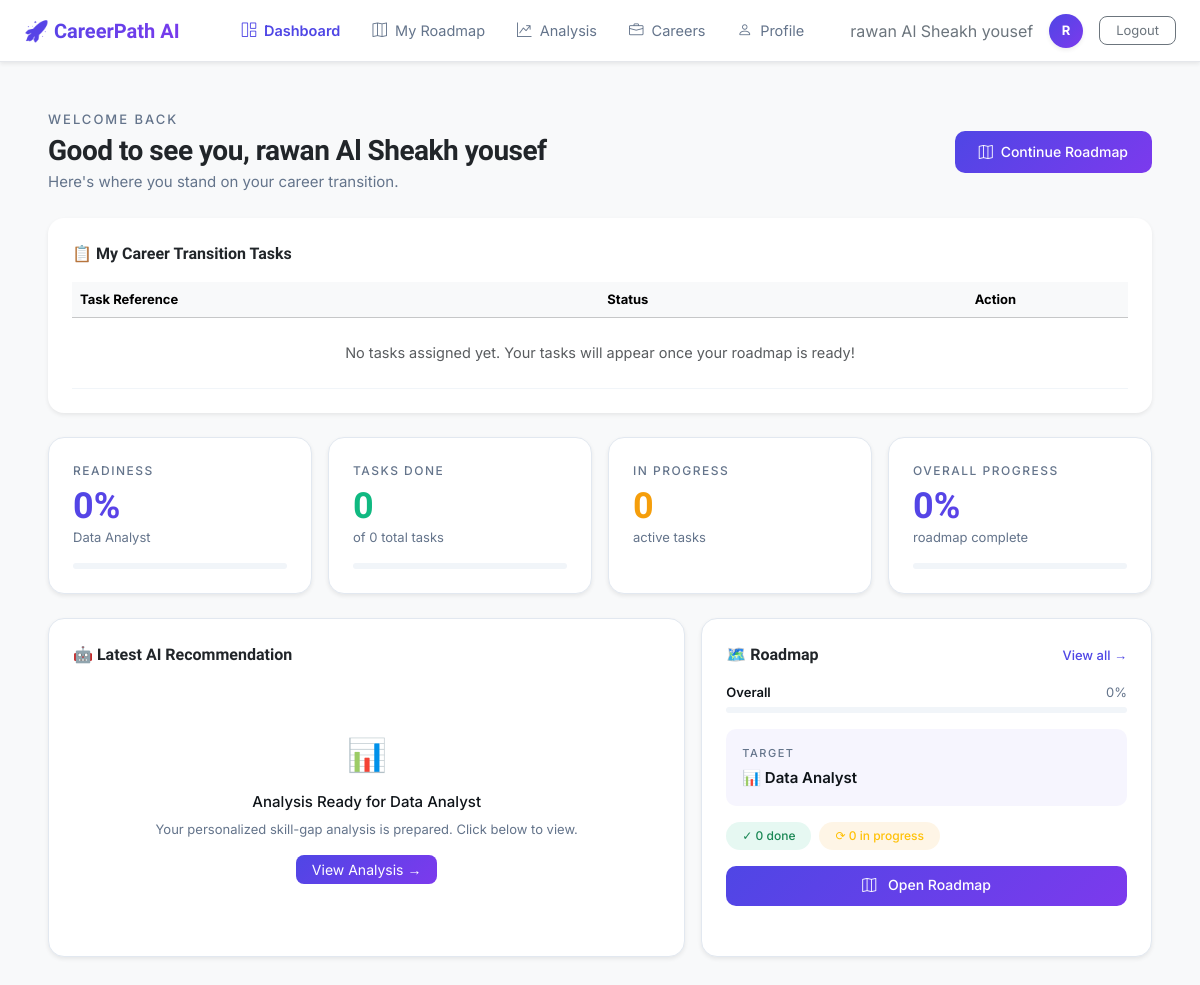
Page /dashboard/ (signed in) on the committed database.
### accounts/models.py (models this page shows, shortened)
class User(AbstractBaseUser, PermissionsMixin):
    email = models.EmailField("email address", unique=True)
    full_name = models.CharField("full name", max_length=150, blank=True)
    is_active = models.BooleanField(default=True)
    is_staff = models.BooleanField(default=False)
    date_joined = models.DateTimeField(auto_now_add=True)
    objects = UserManager()
    USERNAME_FIELD = "email"
    REQUIRED_FIELDS = []  # email & password are prompted by default
    class Meta:
        verbose_name = "user"
        verbose_name_plural = "users"

### analysis/models.py (models this page shows, shortened)
class CareerTransitionPlan(models.Model):
    user = models.ForeignKey(User, on_delete=models.CASCADE)
    target_career = models.ForeignKey(Career, on_delete=models.CASCADE)
    created_at = models.DateTimeField(auto_now_add=True)

### careers/models.py (models this page shows, shortened)
class Career(models.Model):
    title = models.CharField(max_length=150, unique=True) # مثل: Data Analyst
    description = models.TextField()
    required_skills = models.ManyToManyField(Skill, through='CareerSkill', related_name='careers')

### dashboard/views.py (the view)
# urls.py: path('dashboard/', include('dashboard.urls')),
@login_required
def dashboard(request):
    user = request.user
    plan = None
    latest_ai = None
    try:
        from analysis.models import CareerTransitionPlan, AIRecommendation
        plan = CareerTransitionPlan.objects.filter(user=user).order_by('-created_at').first()
        latest_ai = AIRecommendation.objects.filter(user=user).order_by('-created_at').first()
    except Exception:
        pass
    all_progress    = UserTaskProgress.objects.filter(user=user)
    total_tasks     = all_progress.count()
    completed_tasks = all_progress.filter(status='completed').count()
    inprog_tasks    = all_progress.filter(status='in_progress').count()
    progress_pct    = int((completed_tasks / total_tasks) * 100) if total_tasks > 0 else 0
    context = {
        'plan':            plan,
        'latest_ai':       latest_ai,
        'total_tasks':     total_tasks,
        'completed_tasks': completed_tasks,
        'inprog_tasks':    inprog_tasks,
        'progress_pct':    progress_pct,
        'all_progress': all_progress,
    }
    return render(request, 'dashboard/dashboard.html', context)

### dashboard/templates/dashboard/dashboard.html (shortened to what this page needs)
{% extends 'dashboard/base.html' %}
{% block content %}
<div class="d-flex align-items-center justify-content-between mb-4">
  <div>
    <div style="font-size: 13px; color: #64748B; text-transform: uppercase; letter-spacing: 2px; margin-bottom: 4px; font-weight: 500;">Welcome back</div>
    <h1 class="ff-sora fw-bold text-dark mb-1" style="font-size: 28px; letter-spacing: -0.5px;">Good to see you, {{ user.full_name|default:user.email }}</h1>
    <p style="font-size: 15px; color: #64748B; margin-bottom: 0;">Here's where you stand on your career transition.</p>
  </div>
  {% if plan %}
  <a href="{% url 'roadmap:home' %}" class="btn bg-gradient-custom text-white px-4 py-2 border-0 btn-custom-primary d-flex align-items-center" style="border-radius: 10px; font-weight: 500; height: 42px; font-size: 14px;">
    <i class="bi bi-map me-2"></i> Continue Roadmap
  </a>
  {% else %}
  <a href="{% url 'careers:list' %}" class="btn bg-gradient-custom text-white px-4 py-2 border-0 btn-custom-primary d-flex align-items-center" style="border-radius: 10px; font-weight: 500; height: 42px; font-size: 14px;">
    <i class="bi bi-plus-lg me-2"></i> Choose a Career
  </a>
  {% endif %}
</div>
<div class="card border-0 shadow-sm p-4 mb-4" style="border-radius: 16px;">
  <div class="d-flex align-items-center justify-content-between mb-3">
    <div class="ff-sora fw-bold text-dark" style="font-size: 16px;">📋 My Career Transition Tasks</div>
  </div>
  <div class="table-responsive">
    <table class="table table-hover align-middle mb-0" style="border-color: #F1F5F9;">
      <thead class="table-light" style="font-size: 13px; color: #64748B;">
        <tr>
          <th>Task Reference</th>
          <th>Status</th>
          <th class="text-center">Action</th>
        </tr>
      </thead>
      <tbody style="font-size: 14.5px;">
        {% for task in user_tasks|default:all_progress %}
        <tr data-task-ref="{{ task.task_ref }}">
          <td class="fw-medium text-dark">{{ task.task_ref }}</td>
          <td>
            <span class="badge status-badge rounded-pill px-3 py-1.5
              {% if task.status == 'completed' %}bg-success-subtle text-success
              {% elif task.status == 'in_progress' %}bg-warning-subtle text-warning-emphasis
              {% else %}bg-secondary-subtle text-secondary{% endif %}">
              {{ task.get_status_display|default:task.status }}
            </span>
          </td>
          <td>
            <div class="d-flex justify-content-center gap-1">
              <select class="form-select form-select-sm task-status-select" style="max-width: 150px; border-radius: 8px; font-size: 13px;">
                <option value="not_started" {% if task.status == 'not_started' %}selected{% endif %}>Not Started</option>
                <option value="in_progress" {% if task.status == 'in_progress' %}selected{% endif %}>In Progress</option>
                <option value="completed" {% if task.status == 'completed' %}selected{% endif %}>Completed</option>
              </select>
            </div>
          </td>
        </tr>
        {% empty %}
        <tr>
          <td colspan="3" class="text-center py-4 text-muted">No tasks assigned yet. Your tasks will appear once your roadmap is ready!</td>
        </tr>
        {% endfor %}
      </tbody>
    </table>
  </div>
</div>
<div class="row g-3 mb-4">
  <div class="col-md-3">
    <div class="bg-white border p-4 h-100 shadow-sm cp-card-hover" style="border-color: #E2E8F0 !important; border-radius: 16px;">
      <div style="font-size: 12px; color: #64748B; text-transform: uppercase; letter-spacing: 1.5px; margin-bottom: 8px; font-weight: 500;">Readiness</div>
      <div class="text-gradient-custom ff-sora fw-bold" style="font-size: 36px; line-height: 1;">
        {% if plan %}{{ plan.readiness_score|default:"0" }}%{% else %}—{% endif %}
      </div>
      <div style="font-size: 13px; color: #64748B; margin-top: 4px;">
        {% if plan %}{{ plan.target_career.title }}{% else %}No career selected{% endif %}
      </div>
      {% if plan %}
      <div class="progress rounded-pill mt-3" style="height: 6px; background-color: #F1F5F9;">
      </div>
      {% endif %}
    </div>
  </div>
  <div class="col-md-3">
    <div class="bg-white border p-4 h-100 shadow-sm cp-card-hover" style="border-color: #E2E8F0 !important; border-radius: 16px;">
      <div style="font-size: 12px; color: #64748B; text-transform: uppercase; letter-spacing: 1.5px; margin-bottom: 8px; font-weight: 500;">Tasks Done</div>
      <div class="ff-sora fw-bold" style="font-size: 36px; color: #10B981; line-height: 1;">
        {{ completed_tasks|default:"0" }}
      </div>
      <div style="font-size: 13px; color: #64748B; margin-top: 4px;">of {{ total_tasks|default:"0" }} total tasks</div>
      <div class="progress rounded-pill mt-3" style="height: 6px; background-color: #F1F5F9;">
      </div>
    </div>
  </div>
  <div class="col-md-3">
    <div class="bg-white border p-4 h-100 shadow-sm cp-card-hover" style="border-color: #E2E8F0 !important; border-radius: 16px;">
      <div style="font-size: 12px; color: #64748B; text-transform: uppercase; letter-spacing: 1.5px; margin-bottom: 8px; font-weight: 500;">In Progress</div>
      <div class="ff-sora fw-bold" style="font-size: 36px; color: #F59E0B; line-height: 1;">
        {{ inprog_tasks|default:"0" }}
      </div>
      <div style="font-size: 13px; color: #64748B; margin-top: 4px;">active tasks</div>
    </div>
  </div>
  <div class="col-md-3">
    <div class="bg-white border p-4 h-100 shadow-sm cp-card-hover" style="border-color: #E2E8F0 !important; border-radius: 16px;">
      <div style="font-size: 12px; color: #64748B; text-transform: uppercase; letter-spacing: 1.5px; margin-bottom: 8px; font-weight: 500;">Overall Progress</div>
      <div class="text-gradient-custom ff-sora fw-bold" style="font-size: 36px; line-height: 1;">
        {{ progress_pct|default:"0" }}%
      </div>
      <div style="font-size: 13px; color: #64748B; margin-top: 4px;">roadmap complete</div>
      <div class="progress rounded-pill mt-3" style="height: 6px; background-color: #F1F5F9;">
      </div>
    </div>
  </div>
</div>
<div class="row g-3">
  <div class="col-md-7">
    <div class="bg-white border p-4 h-100 shadow-sm" style="border-color: #E2E8F0 !important; border-radius: 16px;">
      <div class="ff-sora fw-bold text-dark mb-3" style="font-size: 16px;">🤖 Latest AI Recommendation</div>
      {% if latest_ai %}
      <div class="p-4 border" style="background: linear-gradient(135deg, rgba(79, 70, 229, 0.06), rgba(124, 58, 237, 0.04)); border-color: rgba(79, 70, 229, 0.12) !important; border-radius: 12px;">
        <div style="font-size: 11px; color: #4F46E5; text-transform: uppercase; letter-spacing: 2px; margin-bottom: 10px; font-weight: 600;">
          ✦ AI Insight
        </div>
        <p style="font-size: 15px; line-height: 1.7; margin: 0; color: #0F1419;">
          {{ latest_ai.content }}
        </p>
      </div>
      <div class="d-flex gap-2 mt-3">
        <a href="{% url 'analysis:skill_gap' plan.target_career.id %}" class="btn btn-sm btn-outline-primary px-3 rounded-2" style="font-size: 13px; font-weight: 500;">
          Full Analysis →
        </a>
      </div>
      {% elif plan %}
      <div class="text-center py-5" style="color: #64748B;">
        <div style="font-size: 32px; margin-bottom: 12px;">📊</div>
        <div style="font-size: 15px; font-weight: 500; margin-bottom: 6px; color: #0F1419;">Analysis Ready for {{ plan.target_career.title }}</div>
        <div style="font-size: 13px; margin-bottom: 16px;">Your personalized skill-gap analysis is prepared. Click below to view.</div>
        <a href="{% url 'analysis:home' %}" class="btn btn-sm bg-gradient-custom text-white px-3 border-0 btn-custom-primary" style="border-radius: 8px;">View Analysis →</a>
      </div>
      {% endif %}
    </div>
  </div>
  <div class="col-md-5">
    <div class="bg-white border p-4 h-100 shadow-sm" style="border-color: #E2E8F0 !important; border-radius: 16px;">
      <div class="d-flex align-items-center justify-content-between mb-3">
        <div class="ff-sora fw-bold text-dark" style="font-size: 16px;">🗺️ Roadmap</div>
        <a href="{% url 'roadmap:home' %}" style="font-size: 13px; color: #4F46E5; font-weight: 500; text-decoration: none;">
          View all →
        </a>
      </div>
      {% if plan %}
        <div class="mb-3">
          <div class="d-flex justify-content-between align-items-center mb-1">
            <span style="font-size: 13px; font-weight: 600; color: #0F1419;">Overall</span>
            <span style="font-size: 13px; color: #64748B;">{{ progress_pct|default:"0" }}%</span>
          </div>
          <div class="progress rounded-pill" style="height: 6px; background-color: #F1F5F9;">
          </div>
        </div>
        <div class="p-3 border-0 mb-3" style="background-color: rgba(79, 70, 229, 0.05); border-radius: 10px;">
          <div style="font-size: 11px; color: #64748B; text-transform: uppercase; letter-spacing: 1.5px; margin-bottom: 6px; font-weight: 500;">Target</div>
          <div style="font-weight: 600; font-size: 15px; color: #0F1419;">📊 {{ plan.target_career.title }}</div>
        </div>
        <div class="d-flex gap-2 flex-wrap">
          <span class="badge rounded-pill px-3 py-2 text-success" style="background-color: rgba(16, 185, 129, 0.1); font-size: 12px; font-weight: 500;">✓ {{ completed_tasks|default:"0" }} done</span>
          <span class="badge rounded-pill px-3 py-2 text-warning" style="background-color: rgba(245, 158, 11, 0.1); font-size: 12px; font-weight: 500;">⟳ {{ inprog_tasks|default:"0" }} in progress</span>
        </div>
        <a href="{% url 'roadmap:home' %}" class="btn w-100 bg-gradient-custom text-white py-2 border-0 btn-custom-primary mt-3" style="border-radius: 10px; font-weight: 500; height: 40px; font-size: 14px;">
          <i class="bi bi-map me-2"></i> Open Roadmap
        </a>
      {% endif %}
    </div>
  </div>
</div>
{% endblock %}

### dashboard/templates/dashboard/base.html (shortened to what this page needs)
{% load static %}
<!DOCTYPE html>
<html lang="en">
<head>
  <link href="https://cdn.jsdelivr.net/npm/bootstrap@5.3.2/dist/css/bootstrap.min.css" rel="stylesheet">
  <link href="https://cdn.jsdelivr.net/npm/bootstrap-icons@1.11.3/font/bootstrap-icons.min.css" rel="stylesheet">
</head>
<body>
  <nav class="navbar navbar-expand-lg sticky-top bg-white border-bottom shadow-sm" style="height: 62px; border-color: #E5E7EB !important;">
    <div class="container-fluid px-4">
      <a class="navbar-brand ff-sora fw-bold fs-5 text-gradient-custom" href="/dashboard/">🚀 CareerPath AI</a>
      <div class="collapse navbar-collapse" id="cpNav">
        <div class="mx-auto d-flex align-items-center gap-2 my-3 my-lg-0">
          <a href="{% url 'dashboard:home' %}" class="cp-nav-link {% if request.resolver_match.app_name == 'dashboard' %}active{% endif %}">
            <i class="bi bi-grid-1x2 me-1"></i> Dashboard
          </a>
          <a href="{% url 'roadmap:home' %}" class="cp-nav-link {% if request.resolver_match.app_name == 'roadmap' %}active{% endif %}"><i class="bi bi-map me-1"></i> My Roadmap</a>
        <a href="{% url 'analysis:home' %}" class="cp-nav-link {% if request.resolver_match.app_name == 'analysis' %}active{% endif %}">
          <i class="bi bi-graph-up-arrow me-1"></i> Analysis
        </a>
       <a href="{% url 'careers:list' %}" class="cp-nav-link {% if request.resolver_match.app_name == 'careers' %}active{% endif %}"><i class="bi bi-briefcase me-1"></i> Careers</a>
		  <a href="{% url 'dashboard:profile' %}" class="cp-nav-link {% if request.resolver_match.url_name == 'profile' %}active{% endif %}"><i class="bi bi-person me-1"></i> Profile</a>
        </div>
        <div class="d-flex align-items-center gap-3">
          <span class="fs-6 text-secondary d-none d-sm-inline">{{ user.full_name|default:user.email }}</span>
          <div class="bg-gradient-custom text-white d-flex align-items-center justify-content-center rounded-circle fw-bold shadow-sm"
               style="width: 34px; height: 34px; font-size: 13px;">
            {{ user.full_name|default:user.email|first|upper }}
          </div>
          <a href="{% url 'logout' %}" class="btn btn-sm btn-outline-secondary px-3" style="border-radius: 8px; font-size: 13px;">
            Logout
          </a>
        </div>
      </div>
    </div>
  </nav>
  <div class="p-4 p-md-5">
    {% block content %}{% endblock %}
  </div>
</body>
</html>

### dashboard/templates/dashboard/base.html (style rules this page uses)
body { font-family: 'Inter', sans-serif; background-color: #F8F9FA; color: #0F1419; min-height: 100vh; }
.ff-sora { font-family: 'Sora', sans-serif; }
.bg-gradient-custom { background: linear-gradient(135deg, #4F46E5, #7C3AED) !important; }
.text-gradient-custom { background: linear-gradient(135deg, #4F46E5, #7C3AED); -webkit-background-clip: text; -webkit-text-fill-color: transparent; background-clip: text; }
.cp-card-hover { transition: box-shadow .2s; }
.btn-custom-primary { transition: all .2s; }
.cp-nav-link { font-size: 14.5px; color: #64748B; text-decoration: none; padding: 6px 12px; border-radius: 8px; transition: all 0.2s ease; }
.cp-nav-link.active { color: #4F46E5; font-weight: 600; }

### rows in the picture
User: full_name "rawan Al Sheakh yousef", full_name|first "R"
CareerTransitionPlan: target_career "Data Analyst"

### other values in the picture
{{ plan.readiness_score|default:"0" }} "0"
{{ completed_tasks|default:"0" }} "0"
{{ total_tasks|default:"0" }} "0"
{{ inprog_tasks|default:"0" }} "0"
{{ progress_pct|default:"0" }} "0"
